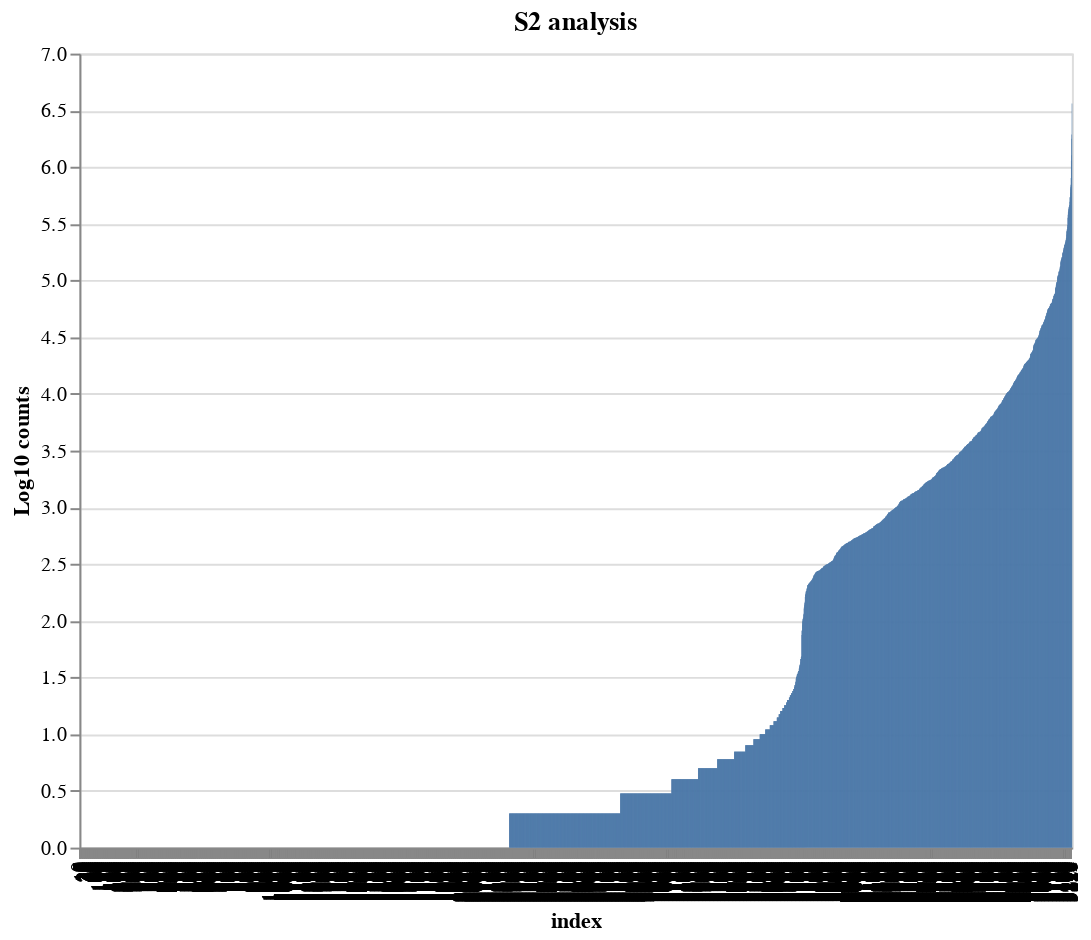

Write notebook code for a chart like this one.
### Code cell
(dv::bar-plot (ad::sequence-counts (ad::sequences *full2*)) :x-title "index" :y-title "Log10 counts" :title "S2 analysis")

### Figure 1 — Vega-Lite specification as saved in the notebook (floating-point values rounded to 4 significant figures; data arrays with more than 128 entries replaced by an {"elided": "..."} marker saying what was removed)
{"$schema": "https://vega.github.io/schema/vega-lite/v5.json", "data": {"values": {"elided": "5229 records"}}, "encoding": {"x": {"axis": {"title": "index"}, "field": "x", "type": "ordinal"}, "y": {"axis": {"title": "Log10 counts"}, "field": "y", "type": "quantitative"}}, "height": 400, "mark": "bar", "title": "S2 analysis", "width": 500}
